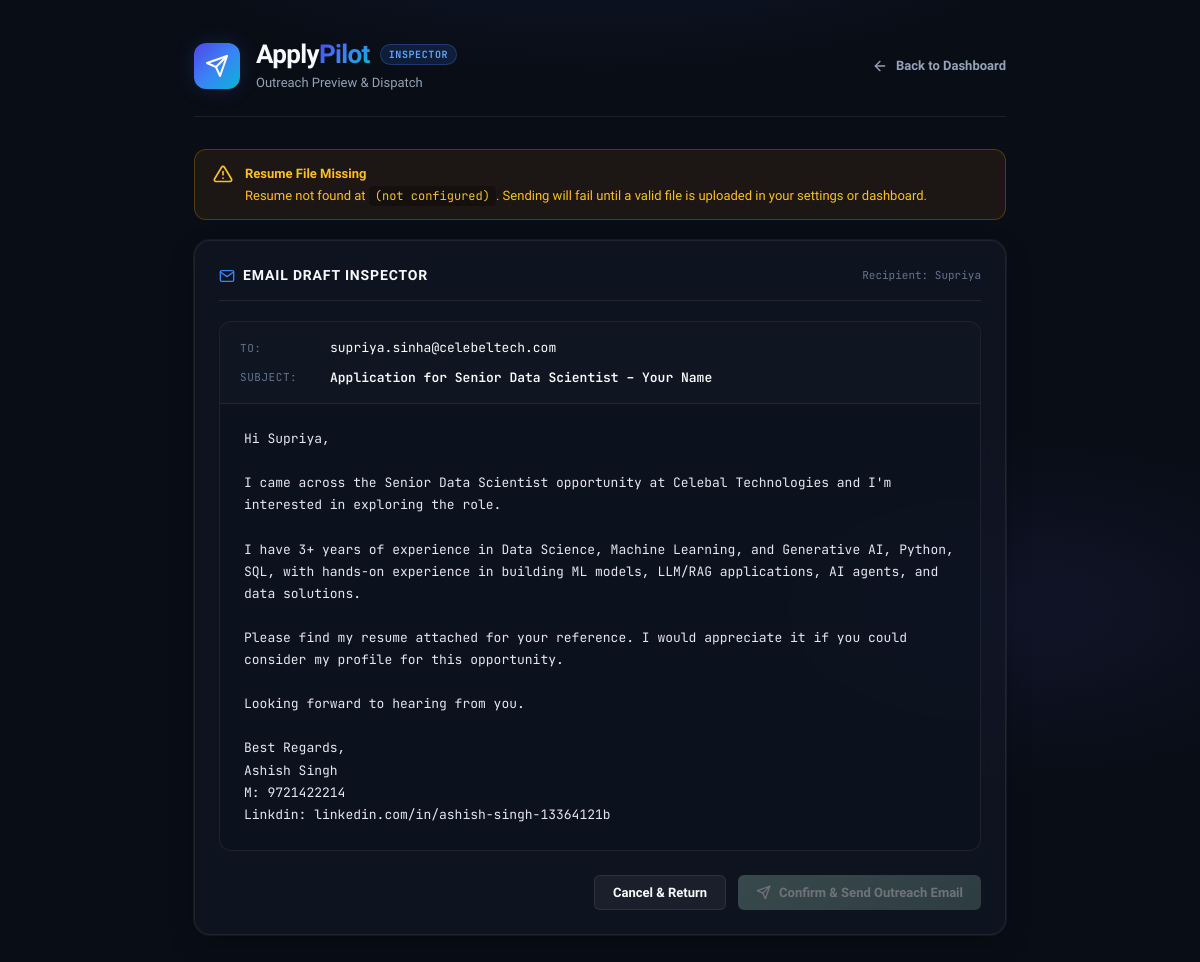
/preview/0, run on an earlier commit of the app's database.
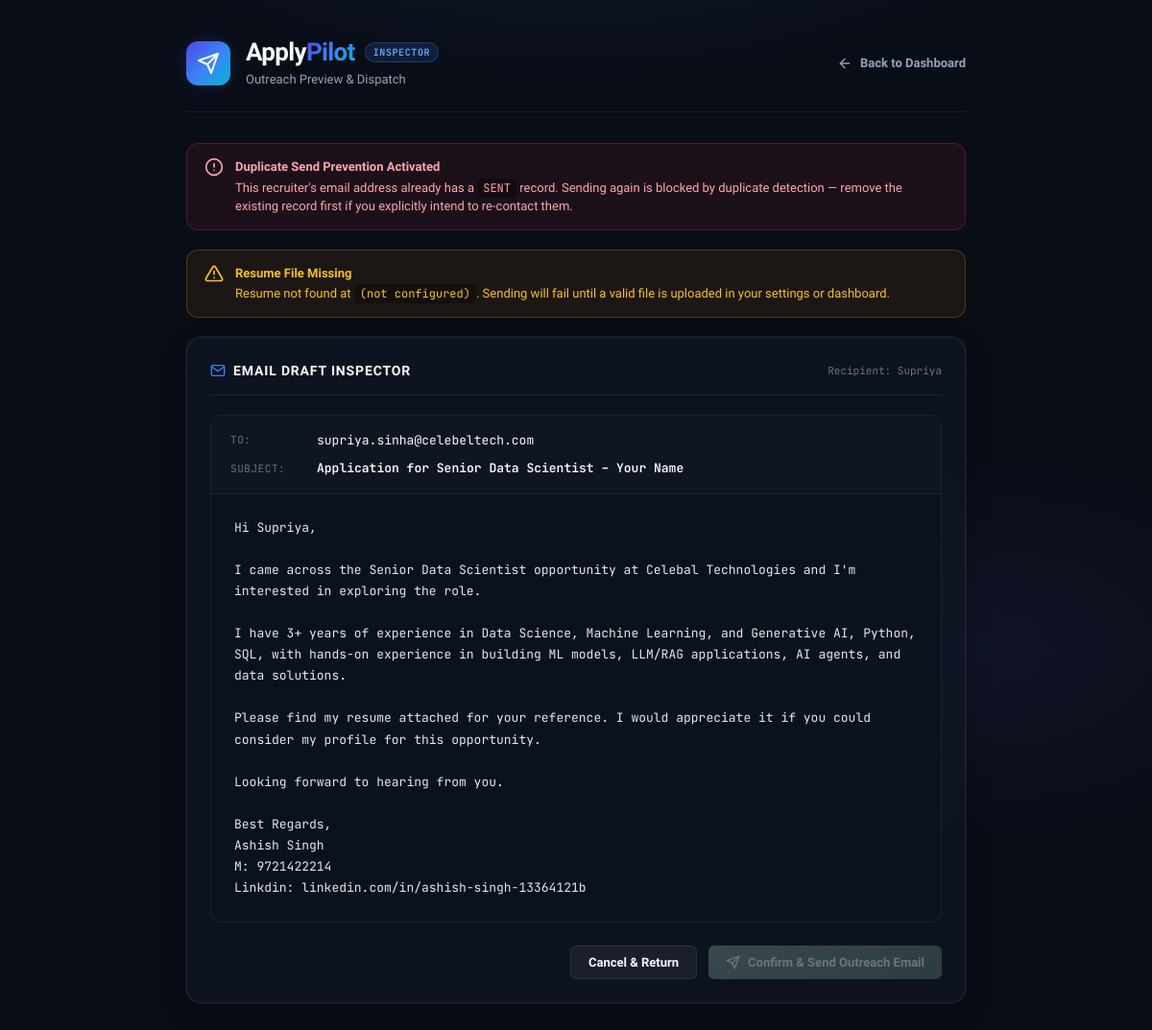
And on a later commit of the database.
### tables this page shows
CREATE TABLE recruiter_contacts (
    id              INTEGER PRIMARY KEY AUTOINCREMENT,
    hr_name         TEXT NOT NULL,
    company         TEXT NOT NULL,
    job_role        TEXT NOT NULL,
    email           TEXT NOT NULL,
    linkedin_url    TEXT,
    subject         TEXT,
    email_body      TEXT,
    status          TEXT NOT NULL DEFAULT 'PENDING',
    sent_at         TEXT,
    error_message   TEXT,
    created_at      TEXT NOT NULL
);

### webapp.py (the view)
@app.route("/preview/<int:row_index>")
def preview(row_index: int):
    records = _load_records()
    if not (0 <= row_index < len(records)):
        flash("Recruiter not found.", "error")
        return redirect(url_for("index"))
    record = records[row_index]
    result = validate_record(record)
    if not result.ok:
        flash("Cannot preview: " + " ".join(result.errors), "error")
        return redirect(url_for("index"))
    template_text = load_template(str(settings.email_template_path))
    generated = generate_email(record, template_text, settings.sender_name)
    already_sent = db.get_latest_status(record.email) == ContactStatus.SENT.value
    resume_path = _get_user_resume_path()
    resume_exists = bool(resume_path) and Path(resume_path).exists()
    return render_template(
        "preview.html",
        record=record,
        row_index=row_index,
        subject=generated.subject,
        body=generated.body,
        already_sent=already_sent,
        resume_exists=resume_exists,
        resume_path=resume_path,
    )

### agent/email_generator.py (called while the page is built)
def load_template(template_path: str | Path) -> str:
    path = Path(template_path)
    if not path.exists():
        raise FileNotFoundError(f"Email template not found at: {path}")
    return path.read_text(encoding="utf-8")

def render_template(template_text: str, record: RecruiterRecord, sender_name: str) -> str:
    rendered = template_text
    rendered = rendered.replace("{HR_NAME}", record.hr_name.strip())
    rendered = rendered.replace("{COMPANY_NAME}", record.company.strip())
    rendered = rendered.replace("{JOB_ROLE}", record.job_role.strip())
    rendered = rendered.replace("{YOUR_NAME}", sender_name.strip())
    return rendered

def split_subject_and_body(rendered_text: str) -> GeneratedEmail:
    lines = rendered_text.splitlines()
    if not lines or not lines[0].lower().startswith("subject:"):
        raise ValueError(
            "Email template must start with a line of the form 'Subject: ...'."
        )
    subject = lines[0][len("subject:"):].strip()
    body_lines = lines[1:]
    while body_lines and body_lines[0].strip() == "":
        body_lines.pop(0)
    body = "\n".join(body_lines).strip("\n")
    return GeneratedEmail(subject=subject, body=body)

def generate_email(
    record: RecruiterRecord,
    template_text: str,
    sender_name: str,
) -> GeneratedEmail:
    rendered = render_template(template_text, record, sender_name)
    return split_subject_and_body(rendered)

### agent/validator.py (called while the page is built)
def is_valid_email(email: str) -> bool:
    if not email:
        return False
    return bool(EMAIL_REGEX.match(email.strip()))

def validate_record(record: RecruiterRecord) -> ValidationResult:
    errors: List[str] = []
    if not record.hr_name or not record.hr_name.strip():
        errors.append("Missing HR/recruiter name.")
    if not record.company or not record.company.strip():
        errors.append("Missing company name.")
    if not record.job_role or not record.job_role.strip():
        errors.append("Missing job role.")
    if not record.email or not record.email.strip():
        errors.append(f"Missing recruiter email for {record.hr_name or 'unknown recruiter'}.")
    elif not is_valid_email(record.email):
        errors.append(f"Invalid email address: {record.email}")
    return ValidationResult(ok=not errors, errors=errors)

### webapp.py (called while the page is built)
def _load_records() -> list[RecruiterRecord]:
    try:
        return read_csv(settings.recruiters_csv_path)
    except Exception:
        return []

### templates/preview.html (shortened to what this page needs)
<!DOCTYPE html>
<html lang="en">
<head>
  <link rel="stylesheet" href="{{ url_for('static', filename='style.css') }}">
</head>
<body>
  <div class="preview-shell">
    <header class="masthead">
      <div class="brand-wrapper">
        <div class="brand-icon">
          <svg viewBox="0 0 24 24">
            <path d="m22 2-7 20-4-9-9-4Z"/>
            <path d="M22 2 11 13"/>
          </svg>
        </div>
        <div class="title-area">
          <div class="title-row">
            <h1 class="title">Apply<span>Pilot</span></h1>
            <span class="pro-badge">INSPECTOR</span>
          </div>
          <p class="subtitle">Outreach Preview &amp; Dispatch</p>
        </div>
      </div>
      <a class="back-link" href="{{ url_for('index') }}">
        <svg width="16" height="16" viewBox="0 0 24 24" fill="none" stroke="currentColor" stroke-width="2" stroke-linecap="round" stroke-linejoin="round">
          <line x1="19" y1="12" x2="5" y2="12"></line>
          <polyline points="12 19 5 12 12 5"></polyline>
        </svg>
        Back to Dashboard
      </a>
    </header>
    {% if already_sent %}
      <div class="warning-banner duplicate">
        <svg width="20" height="20" viewBox="0 0 24 24" fill="none" stroke="currentColor" stroke-width="2" stroke-linecap="round" stroke-linejoin="round" style="flex-shrink:0;">
          <circle cx="12" cy="12" r="10"></circle>
          <line x1="12" y1="8" x2="12" y2="12"></line>
          <line x1="12" y1="16" x2="12.01" y2="16"></line>
        </svg>
        <div>
          <strong style="display:block; margin-bottom:2px;">Duplicate Send Prevention Activated</strong>
          This recruiter's email address already has a <code>SENT</code> record. Sending again is blocked by duplicate detection — remove the existing record first if you explicitly intend to re-contact them.
        </div>
      </div>
    {% endif %}
    {% if not resume_exists %}
      <div class="warning-banner missing-resume">
        <div>
          <strong style="display:block; margin-bottom:2px;">Resume File Missing</strong>
          Resume not found at <code>{{ resume_path or '(not configured)' }}</code>. Sending will fail until a valid file is uploaded in your settings or dashboard.
        </div>
      </div>
    {% endif %}
    <div class="panel">
      <div class="panel-header">
        <h2>
          <svg viewBox="0 0 24 24" fill="none" stroke="currentColor" stroke-width="2" stroke-linecap="round" stroke-linejoin="round">
            <path d="M4 4h16c1.1 0 2 .9 2 2v12c0 1.1-.9 2-2 2H4c-1.1 0-2-.9-2-2V6c0-1.1.9-2 2-2z"></path>
            <polyline points="22,6 12,13 2,6"></polyline>
          </svg>
          Email Draft Inspector
        </h2>
        <span class="panel-header-badge">Recipient: {{ record.hr_name }}</span>
      </div>
      <div class="email-inspector-card">
        <div class="inspector-meta">
          <div class="meta-row">
            <span class="meta-label">TO:</span>
            <span class="meta-value">{{ record.email }}</span>
          </div>
          <div class="meta-row">
            <span class="meta-label">SUBJECT:</span>
            <span class="meta-value" style="font-weight:600;">{{ subject }}</span>
          </div>
        </div>
        <div class="email-body-content">{{ body }}</div>
      </div>
      <div class="preview-action-footer">
        <a class="btn btn-ghost" href="{{ url_for('index') }}">
          Cancel &amp; Return
        </a>
        <form method="POST" action="{{ url_for('send', row_index=row_index) }}" onsubmit="return confirm('Send this cold outreach email to {{ record.hr_name }} ({{ record.email }}) now?');" style="display:inline;">
          <button type="submit" class="btn btn-send" {% if already_sent or not resume_exists %}disabled{% endif %}>
            <svg width="15" height="15" viewBox="0 0 24 24" fill="none" stroke="currentColor" stroke-width="2" stroke-linecap="round" stroke-linejoin="round">
              <line x1="22" y1="2" x2="11" y2="13"></line>
              <polygon points="22 2 15 22 11 13 2 9 22 2"></polygon>
            </svg>
            Confirm &amp; Send Outreach Email
          </button>
        </form>
      </div>
    </div>
  </div>
</body>
</html>

What changed in the data, as far as the page shows it:
added recruiter_contacts: hr_name "Supriya", email "supriya.sinha@celebeltech.com", email_body "Hi Supriya, I came across the Senior Data Scientist opportunity at Celebal Technologies and I'm interested in exploring the role. I have 3+ years of experience in Data Science, Machine Learning, and Generative AI, Python, SQL, with hands-on experience in building ML models, LLM/RAG applications, AI agents, and data solutions. Please find my resume attached for your reference. I would appreciate it if you could consider my profile for this opportunity. Looking forward to hearing from you. Best Regards, Ashish Singh M: 9721422214 Linkdin: linkedin.com/in/ashish-singh-13364121b"
Also different on the page:
{{ record.hr_name }}: "Supriya" → (not shown)
{{ record.email }}: "supriya.sinha@celebeltech.com" → (not shown)
{{ body }}: "Hi Supriya, I came across the Senior Data Scientist opportunity at Celebal Technologies and I'm interested in exploring the role. I have 3+ years of experience in Data Science, Machine Learning, and Generative AI, Python, SQL, with hands-on experience in building ML models, LLM/RAG applications, AI agents, and data solutions. Please find my resume attached for your reference. I would appreciate it if you could consider my profile for this opportunity. Looking forward to hearing from you. Best Regards, Ashish Singh M: 9721422214 Linkdin: linkedin.com/in/ashish-singh-13364121b" → (not shown)
text now shown: "Duplicate Send Prevention Activated This recruiter's email address already has a SENT record. Sending again is blocked by duplicate detection — remove the existing record first if you explicitly intend to re-contact them."
